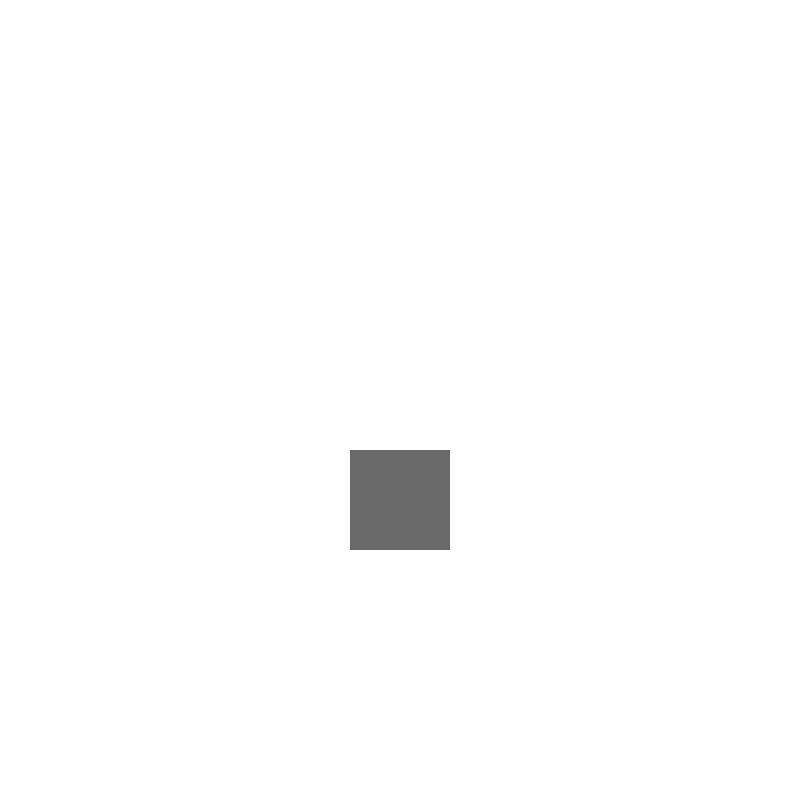
Frame 1 (no input)
Frame 60 (the mouse pressed at the canvas centre just before this capture): identical to frame 1, image omitted
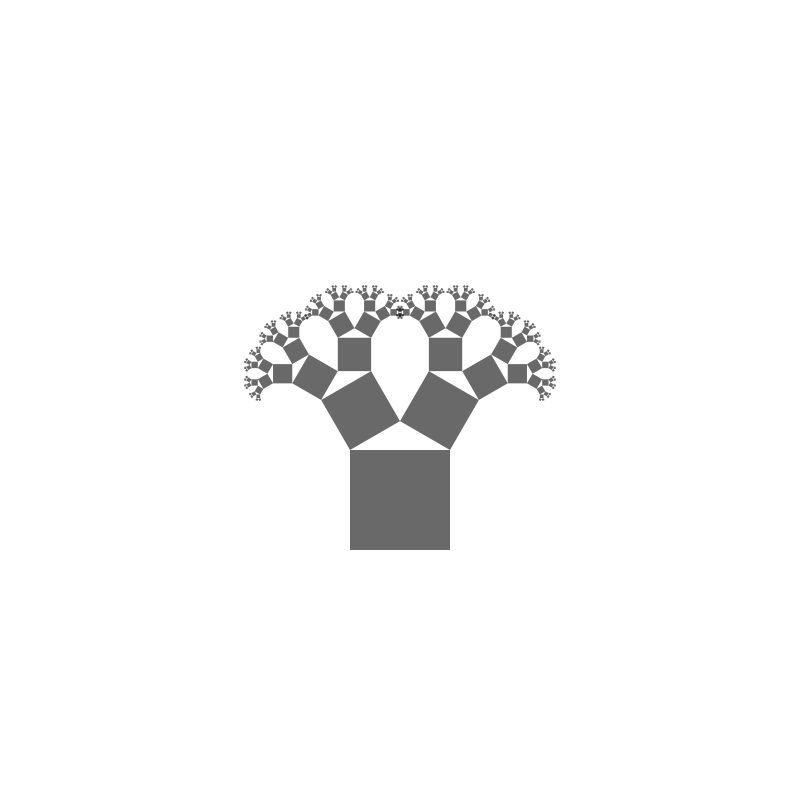
Frame 120 (the mouse held since frame 60 and released just before this capture)

The Processing sketch that drew these frames (run headless with seeded random() and noise(); from frame 60 on, the mouse is pressed at the canvas centre):

// Processing sketch: L_SystemTree_v1
// ── L_SystemTree_v1.pde
/*
* L-System
 * Ben Chun, 1 February 2011
 */

boolean drawRoof = true;

void setup() {
  size(800, 800);
  smooth();
  fill(0, 150);
  noStroke();
}

void draw() {
  background(255);
  drawHouse(width/2 - 50, width/2 + 50, height/2+150, 1+(int)14*mouseY/height);
}

void drawHouse(float x1, float x2, float y, int level) {
  if (level > 0) {
    float angle = (mouseX/(float)width) * (PI/3.0);
    float w = x2 - x1;
    float dy = w/2 * tan(angle);

    quad(x1, y, x2, y, x2, y-w, x1, y-w);
    if (drawRoof) {
      triangle(x1, y-w, x2, y-w, x1+w/2, y-w-dy);
    }
    float d = dist(x2, y-w, x1+w/2, y-w-dy);

    // left branch
    pushMatrix();
    translate(x1, y-w);
    rotate(-angle);
    drawHouse(0, d, 0, level-1);
    popMatrix();

    // right branch
    pushMatrix();
    translate(x2, y-w);
    rotate(angle);
    drawHouse(-d, 0, 0, level-1);
    popMatrix();
  }
}

void mousePressed(){
  drawRoof = !drawRoof;
}
